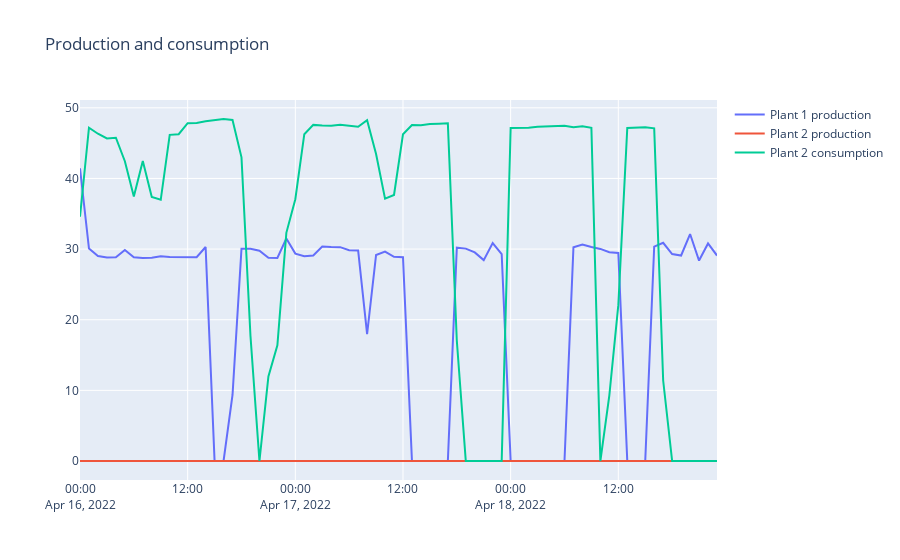
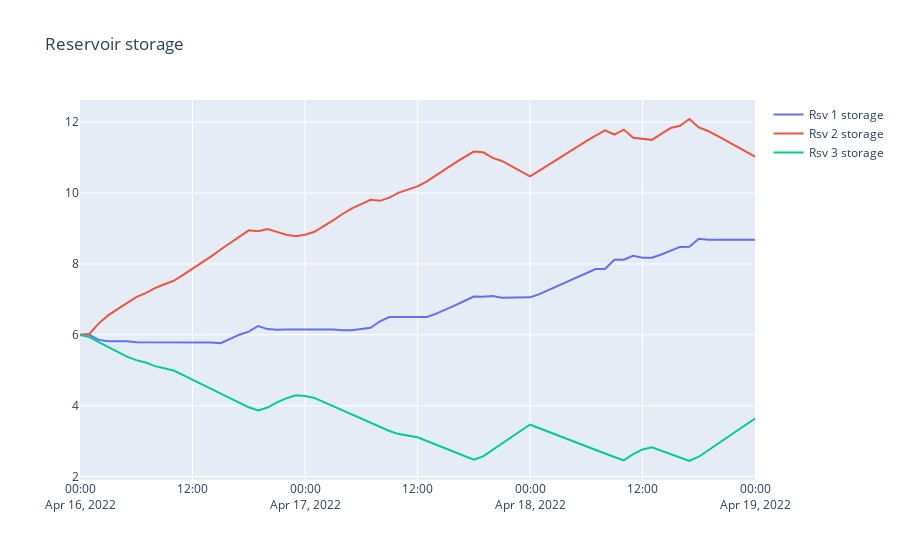
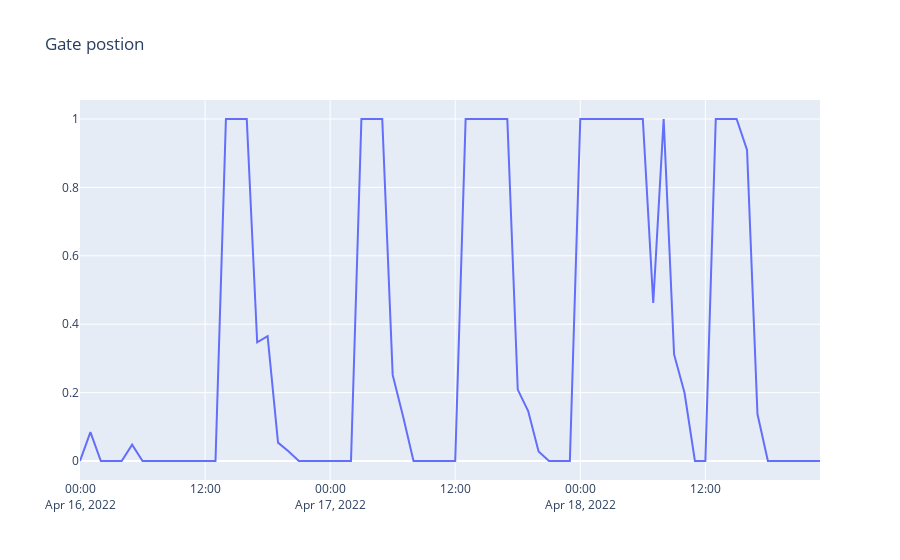

The cell these charts' notebook holds for them, in order:
### Code cell
shop = new_model()
add_reservoirs(shop)
add_tunnels(shop)
add_plants(shop)
connect_objects(shop)
init_model(shop)
insert_contiuous_gate(shop)

shop.start_sim([],[3])


fig = go.Figure()
plant1_prod = shop.model.plant.plant1.production.get()
plant2_prod = shop.model.plant.plant2.production.get()
plant2_cons = shop.model.plant.plant2.consumption.get()
fig.add_trace(go.Scatter(x=plant1_prod.index, y=plant1_prod.values, name="Plant 1 production"))
fig.add_trace(go.Scatter(x=plant2_prod.index, y=plant2_prod.values, name="Plant 2 production"))
fig.add_trace(go.Scatter(x=plant2_cons.index, y=plant2_cons.values, name="Plant 2 consumption"))
fig.update_layout(title="Production and consumption")
fig.show()

fig = go.Figure()
rsv1_head = shop.model.reservoir.rsv1.storage.get()
rsv2_head = shop.model.reservoir.rsv2.storage.get()
rsv3_head = shop.model.reservoir.rsv3.storage.get()
fig.add_trace(go.Scatter(x=rsv1_head.index, y=rsv1_head.values, name="Rsv 1 storage"))
fig.add_trace(go.Scatter(x=rsv1_head.index, y=rsv2_head.values, name="Rsv 2 storage"))
fig.add_trace(go.Scatter(x=rsv1_head.index, y=rsv3_head.values, name="Rsv 3 storage"))
fig.update_layout(title="Reservoir storage")
fig.show()

fig = go.Figure()
gate = shop.model.tunnel.t_r1_n1.gate_opening.get()
fig.add_trace(go.Scatter(x=gate.index, y=gate.values, name="Rsv 1 gate position"))
fig.update_layout(title="Gate postion")
fig.show()
